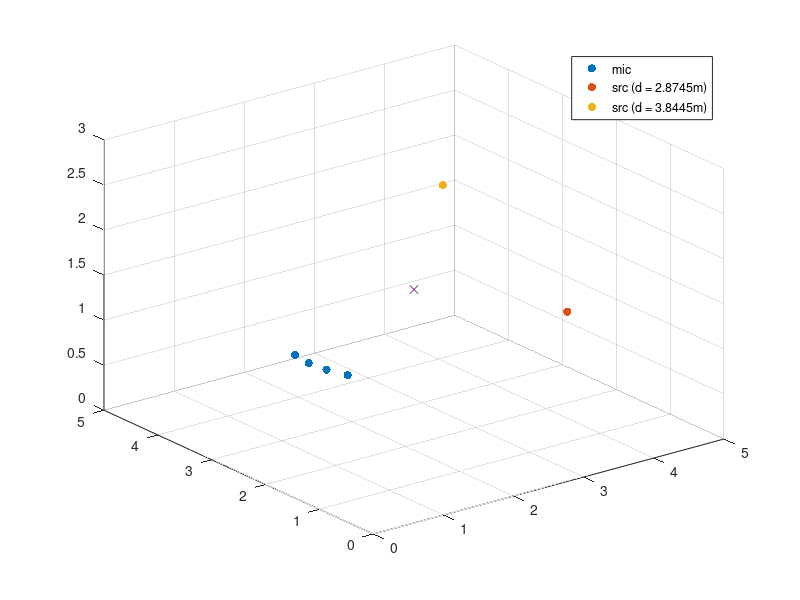

MATLAB code for this plot: (Note: this script raises an error after producing the figure.)
clear all; clc; close all;

nMic = 4;
nSrc = 2;
mic_xyz = zeros(nMic, 3);
src_xyz = zeros(nSrc, 3);

% Room
room = [5, 5, 3];
center = [room(1)/2, room(2)/2, room(3)/2];


% Mic
mic_z = 1;
mic_theta_list = 2*pi/16*[7.5, 8, 8.5, 9];
mic_r_list = [1.5, 1.5, 1.5, 1.5];
mic_xyz(:, 3) = mic_z;
for m=1:nMic
    mic_xyz(m,1) = center(1) + mic_r_list(m)*cos(mic_theta_list(m));
    mic_xyz(m,2) = center(2) + mic_r_list(m)*sin(mic_theta_list(m));
end

% Src (as far as possible)
src_z_list = [1.6, 1.8];
src_theta_list = 2*pi/16*[13, 2];
src_r_list = [2.0, 2.5];

for s=1:nSrc
    src_xyz(s,1) = center(1) + src_r_list(s)*cos(src_theta_list(s));
    src_xyz(s,2) = center(2) + src_r_list(s)*sin(src_theta_list(s));
    src_xyz(s,3) = src_z_list(s);
end

% calculate distance
distance = zeros(nSrc, nMic);
for s=1:nSrc
    for m=1:nMic
        distance(s, m) = sqrt(sum((mic_xyz(m, :) - src_xyz(s, :)).^2));
    end
end
disp('distance between mic & src = ');
disp(distance);

mean_dist = mean(distance, 2);
std_dist = std(distance, 0, 2);


% visuali   ze spatial distribution
figure;
scatter3(mic_xyz(:, 1), mic_xyz(:, 2), mic_xyz(:, 3), 'filled');
hold on;
scatter3(src_xyz(1, 1), src_xyz(1, 2), src_xyz(1, 3), 'filled');
scatter3(src_xyz(2, 1), src_xyz(2, 2), src_xyz(2, 3), 'filled');
scatter3(center(1), center(2), center(3), 'x');
axis([0, room(1), 0, room(2), 0, room(3)]);

   

mylg = legend('mic', ['src (d = ' num2str(mean_dist(1)) 'm)'], ['src (d = ' num2str(mean_dist(2)) 'm)']);
mylg.FontSize = 14;
mylg.Location = 'northeast';
xlabel('X', 'FontSize', 14); 
ylabel('Y', 'FontSize', 14); 
zlabel('Z', 'FontSize', 14); 

hold off;

% Read audio
[x1, fs] = audioread('237-134493-0002.wav');
[x2, fs] = audioread('1320-122617-0001.wav');

c = 340;
nSample = 6400;

% Case 1. #Src =1, #Mic=4, RT60 = 0
disp('make audio for case 1');
RT60 = 0;
h11 = rir_generator(c, fs, mic_xyz(1,:), src_xyz(1, :), room, RT60, nSample);
h12 = rir_generator(c, fs, mic_xyz(2,:), src_xyz(1, :), room, RT60, nSample);
h13 = rir_generator(c, fs, mic_xyz(3,:), src_xyz(1, :), room, RT60, nSample);
h14 = rir_generator(c, fs, mic_xyz(4,:), src_xyz(1, :), room, RT60, nSample);

figure(2); 
subplot(411); plot(h11(1:200), 'LineWidth', 1.5); title('h11', 'FontSize', 14);
subplot(412); plot(h12(1:200), 'LineWidth', 1.5); title('h12', 'FontSize', 14);
subplot(413); plot(h13(1:200), 'LineWidth', 1.5); title('h13', 'FontSize', 14);
subplot(414); plot(h14(1:200), 'LineWidth', 1.5); title('h14', 'FontSize', 14);

save('RIR_s1.mat', 'h11', 'h12', 'h13', 'h14');

y11 = fftfilt(h11, x1);
y12 = fftfilt(h12, x1);
y13 = fftfilt(h13, x1);
y14 = fftfilt(h14, x1);

audiowrite('audio/case1_y11.wav', y11, fs);
audiowrite('audio/case1_y12.wav', y12, fs);
audiowrite('audio/case1_y13.wav', y13, fs);
audiowrite('audio/case1_y14.wav', y14, fs);

figure(52);
subplot(421); plot(h11(1:200), 'LineWidth', 1.5); title('h11', 'FontSize', 14);
subplot(423); plot(h12(1:200), 'LineWidth', 1.5); title('h12', 'FontSize', 14);
subplot(425); plot(h13(1:200), 'LineWidth', 1.5); title('h13', 'FontSize', 14);
subplot(427); plot(h14(1:200), 'LineWidth', 1.5); title('h14', 'FontSize', 14);

T11 = length(y11);
T12 = length(y12);
T13 = length(y13);
T14 = length(y14);

subplot(422); plot(y11(1:200), 'LineWidth', 1.5); title(['y11 (T=' num2str(T11) ')'], 'FontSize', 14);
subplot(424); plot(y12(1:200), 'LineWidth', 1.5); title(['y12 (T=' num2str(T12) ')'], 'FontSize', 14);
subplot(426); plot(y13(1:200), 'LineWidth', 1.5); title(['y13 (T=' num2str(T13) ')'], 'FontSize', 14);
subplot(428); plot(y14(1:200), 'LineWidth', 1.5); title(['y14 (T=' num2str(T14) ')'], 'FontSize', 14);


% Case 3. #Src =, #Mic=4, RT60 = 400ms
disp('make audio for case 3');
h21 = rir_generator(c, fs, mic_xyz(1,:), src_xyz(2, :), room, RT60, nSample);
h22 = rir_generator(c, fs, mic_xyz(2,:), src_xyz(2, :), room, RT60, nSample);
h23 = rir_generator(c, fs, mic_xyz(3,:), src_xyz(2, :), room, RT60, nSample);
h24 = rir_generator(c, fs, mic_xyz(4,:), src_xyz(2, :), room, RT60, nSample);

figure(3); 
subplot(411); plot(h21(1:200)); title('h21');
subplot(412); plot(h22(1:200)); title('h22');
subplot(413); plot(h23(1:200)); title('h23');
subplot(414); plot(h24(1:200)); title('h24');

save('RIR_s2.mat', 'h21', 'h22', 'h23', 'h24');

y21 = fftfilt(h21, x2);
y22 = fftfilt(h22, x2);
y23 = fftfilt(h23, x2);
y24 = fftfilt(h24, x2);

audiowrite('audio/case3_y21.wav', y21, fs);
audiowrite('audio/case3_y22.wav', y22, fs);
audiowrite('audio/case3_y23.wav', y23, fs);
audiowrite('audio/case3_y24.wav', y24, fs);

y1 = y11(1:min(length(y11), length(y21))) + y21(1:min(length(y11), length(y21)));
y2 = y12(1:min(length(y12), length(y22))) + y22(1:min(length(y12), length(y22)));
y3 = y13(1:min(length(y13), length(y23))) + y23(1:min(length(y13), length(y23)));
y4 = y14(1:min(length(y14), length(y24))) + y24(1:min(length(y14), length(y24)));

audiowrite('audio/case3_y1.wav', y1, fs);
audiowrite('audio/case3_y2.wav', y2, fs);
audiowrite('audio/case3_y3.wav', y3, fs);
audiowrite('audio/case3_y4.wav', y4, fs);




